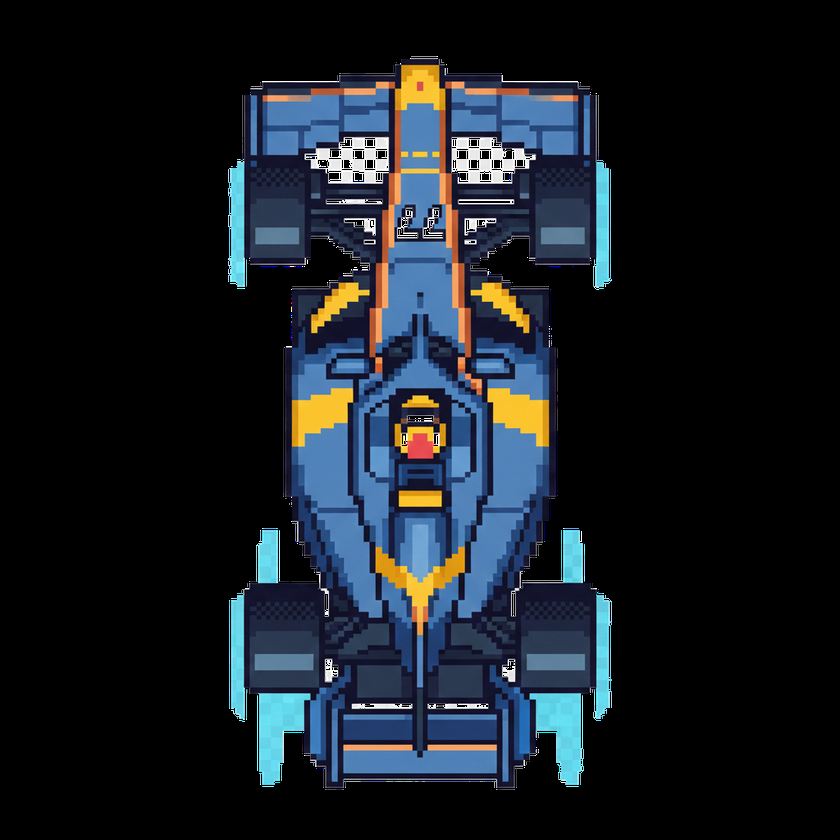
#> input picture Juego/src/assets/cars1.png, 840 x 840 px, shrunk from 1024 x 1024 before the run, found by its file name
$ python fix_background_v3.py
#> lines starting #> are read from the running program, lines starting #| are printed output that depends on the picture; after the words box and inside, x2 and y2 are one past the last pixel; in counts of white or black regions, pixels touching at a corner belong together
import cv2
import numpy as np
import os

def remove_background_floodfill(filename, tolerance=60):
#> called with filename = 'cars1.png', tolerance = 60
    path = os.path.join("assets", filename)
    if not os.path.exists(path):
        print(f"{filename} not found.")
        return

    # Load image
    img = cv2.imread(path, cv2.IMREAD_UNCHANGED)
#> img is the input picture: shape (840, 840, 4); mean B, G, R, A 35.4, 29, 23.2, 75.6
    if img is None:
        print(f"Failed to load {path}")
        return

    # Ensure 4 channels
    if img.shape[2] == 3:
        img = cv2.cvtColor(img, cv2.COLOR_BGR2BGRA)

    # Work on BGR for floodfill
    # Create mask (h+2, w+2)
    h, w = img.shape[:2]
#> h = 840; w = 840
    mask = np.zeros((h+2, w+2), np.uint8)

    # Floodfill uses BGR (first 3 channels)
    # Be careful, floodFill modifies the image in-place unless FLOODFILL_MASK_ONLY is set.
    # We want mask only.

    flood_flags = 4 | cv2.FLOODFILL_FIXED_RANGE | cv2.FLOODFILL_MASK_ONLY | (255 << 8)

    # Tolerance tuple - must match channel count of the image passed to floodFill
    # If we pass the 4-channel img, we need 4-tuple tolerance.
    # Or just convert to BGR first for analysis.

    img_bgr = img[:,:,:3].copy()

    # Run floodFill on BGR copy to update the mask
    seeds = [(0,0), (w-1, 0), (0, h-1), (w-1, h-1)]
#> seeds = [(0, 0), (839, 0), (0, 839), (839, 839)]

    for seed in seeds:
        # cv2.floodFill(image, mask, seedPoint, newVal, loDiff, upDiff, flags)
        cv2.floodFill(img_bgr, mask, seed, (0,0,0), (tolerance,)*3, (tolerance,)*3, flood_flags)

    # Mask has 255 for background. Crop it.
    mask_cropped = mask[1:-1, 1:-1]

    # Invert mask to get foreground
    foreground = cv2.bitwise_not(mask_cropped)
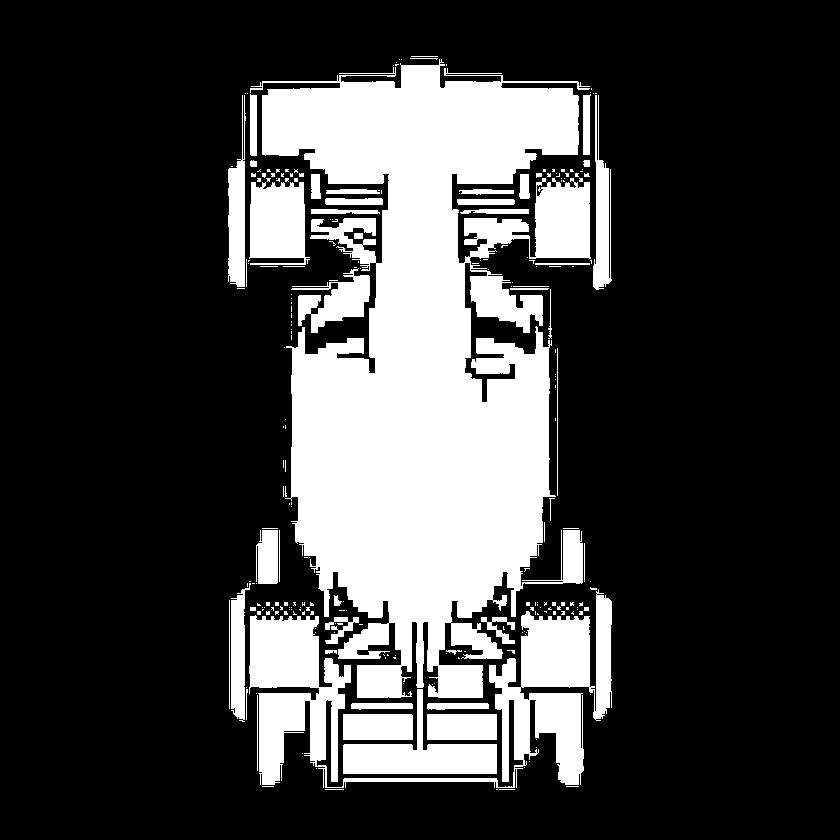
#> foreground: shape (840, 840); 25.1% white; 252 white regions (202 under 20 px), largest, box (x1, y1, x2, y2) and area: (250, 59, 591, 698) 124498, (249, 589, 612, 788) 23478, (343, 689, 497, 774) 4899

    # Update alpha channel
    b, g, r, a = cv2.split(img)
    a = cv2.bitwise_and(a, foreground)

    out_img = cv2.merge((b, g, r, a))

    cv2.imwrite(path, out_img)
    print(f"Processed {filename} with corrected FloodFill.")

if __name__ == "__main__":
    remove_background_floodfill("cars1.png")
    remove_background_floodfill("car_enemy.png")
#> call 2 of remove_background_floodfill, with filename = 'car_enemy.png', tolerance = 60
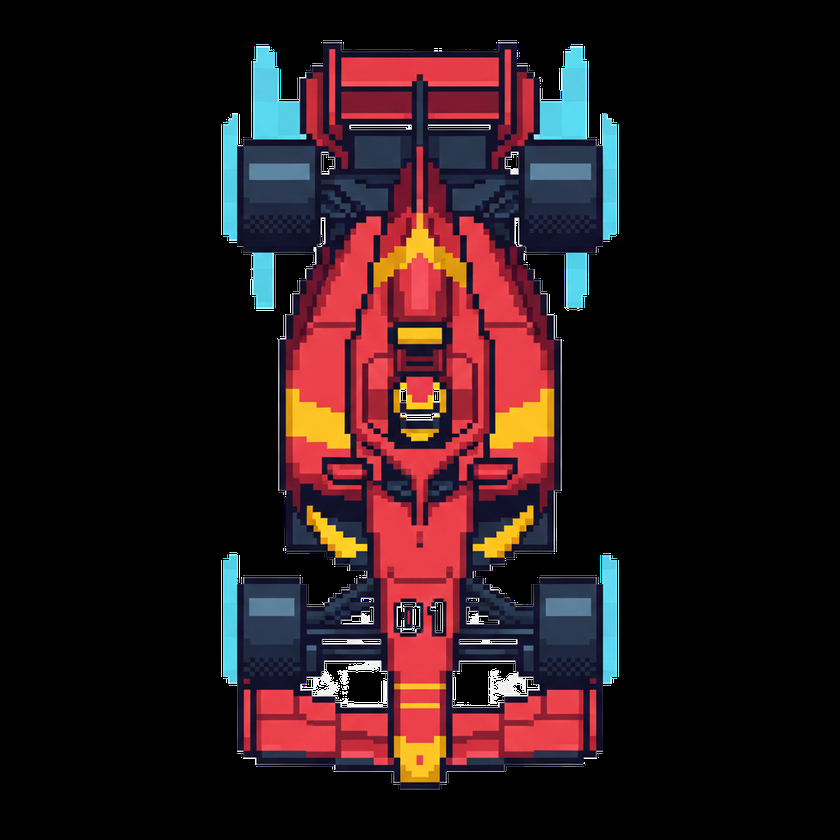
#> input picture Juego/src/assets/car_enemy.png, 840 x 840 px, shrunk from 1024 x 1024 before the run, found by its file name
#> in remove_background_floodfill, img is the input picture: shape (840, 840, 4); mean B, G, R, A 25.2, 22.5, 39.2, 79.8
#> in remove_background_floodfill (call 2), `flood_flags = 4 | cv2.FLOODFILL_FIXED_RANGE | cv2.FLOODFILL_MASK_ONLY ..`: flood_flags = 261892
#> in remove_background_floodfill (call 2), `foreground = cv2.bitwise_not(mask_cropped)`: foreground: shape (840, 840); 27.6% white; 186 white regions (129 under 20 px), largest, box (x1, y1, x2, y2) and area: (243, 57, 594, 783) 139150, (492, 46, 617, 240) 12868, (223, 113, 316, 243) 6859
#> in remove_background_floodfill (call 2), `b, g, r, a = cv2.split(img)`:
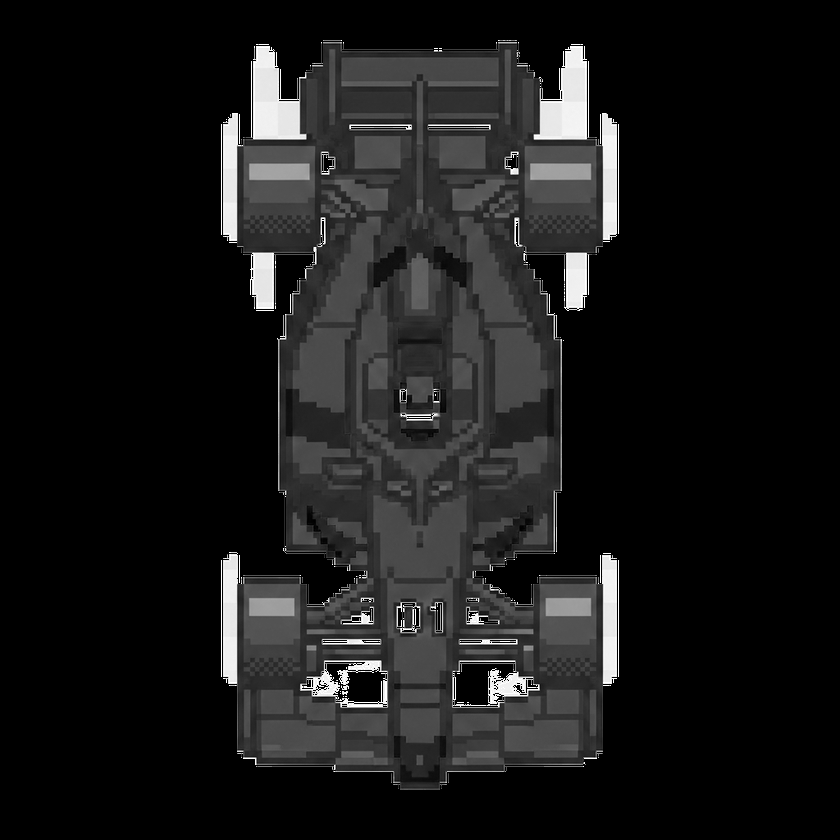
#> b: shape (840, 840); min 0, max 255, mean 25.2
#> in remove_background_floodfill (call 2), `b, g, r, a = cv2.split(img)`:
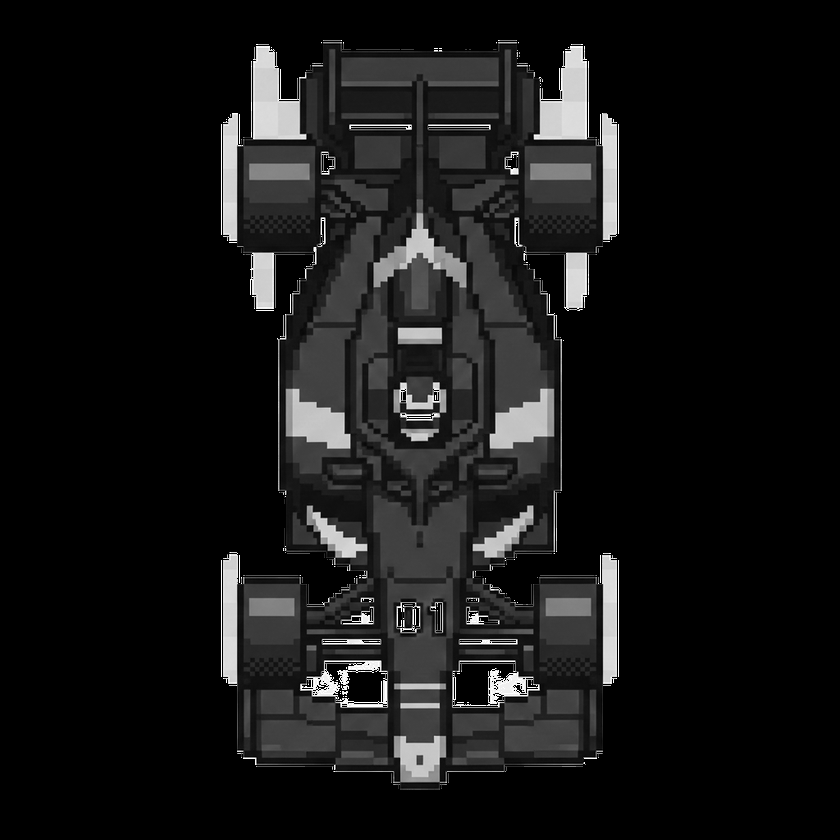
#> g: shape (840, 840); min 0, max 255, mean 22.5
#> in remove_background_floodfill (call 2), `b, g, r, a = cv2.split(img)`:
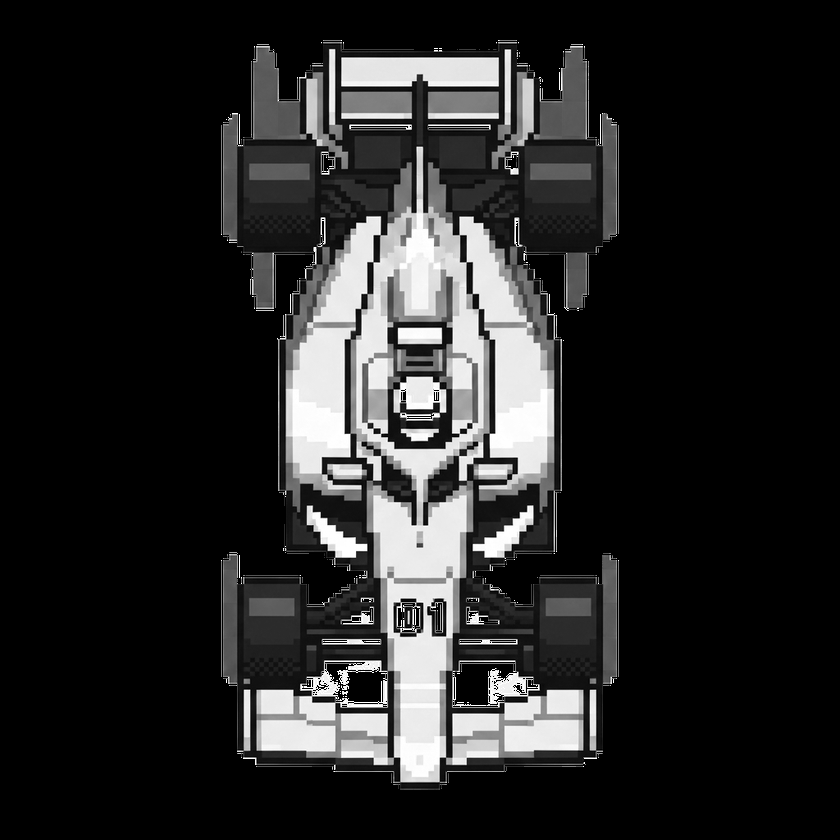
#> r: shape (840, 840); min 0, max 255, mean 39.2
#> in remove_background_floodfill (call 2), `a = cv2.bitwise_and(a, foreground)`:
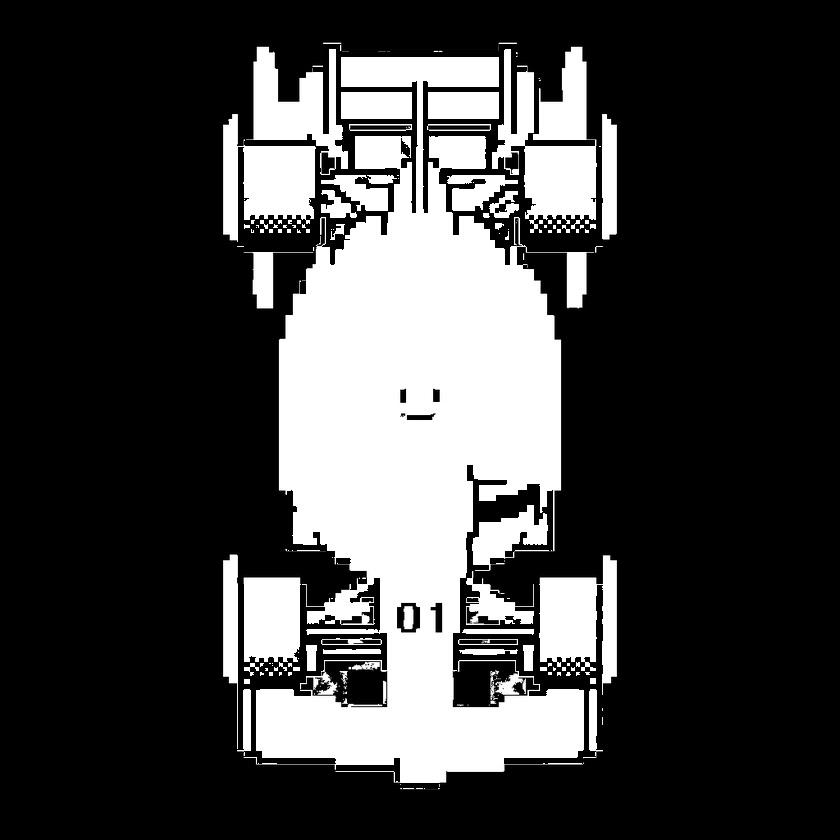
#> a: shape (840, 840); min 0, max 255, mean 65.8
